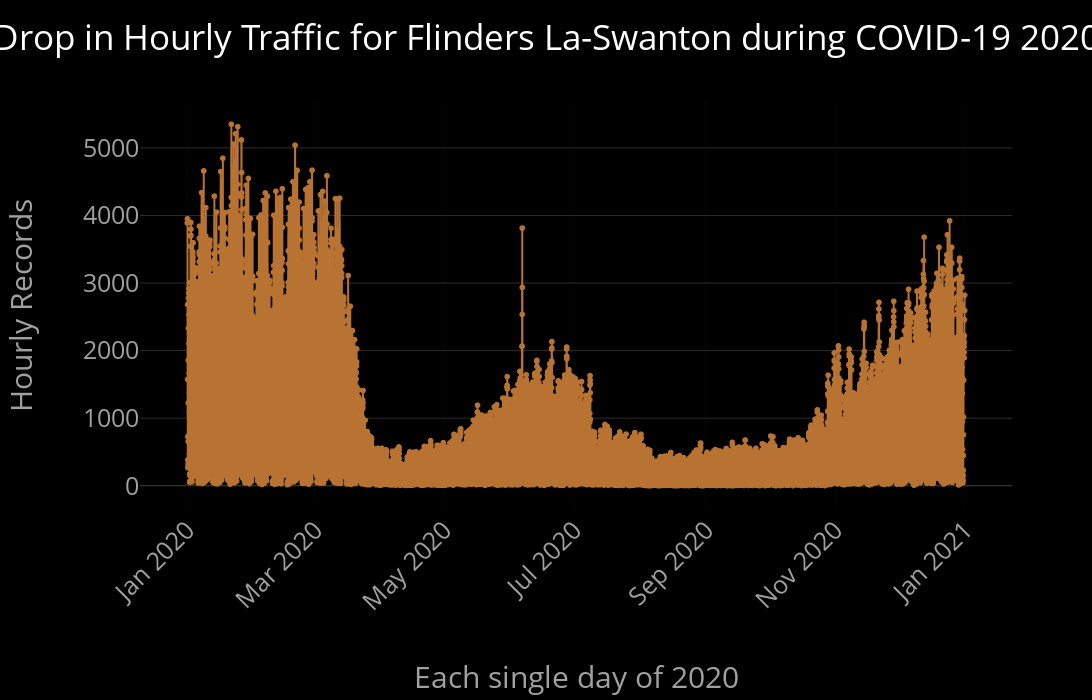

Notebook source saved alongside this figure:
### Code cell
# Plotting a line graph of the new df:
figure = px.line(
    sensors_2020_df,
    y="Hourly_Counts",
    x="Date_Time",
    markers=True,
    height=500,
    width=500,
    title="Drop in Hourly Traffic for Flinders La-Swanton during COVID-19 2020"
)

figure.update_traces(line=dict(color='rgb(184, 115, 51)'))

figure.update_layout(
    xaxis=dict(
        title="Each single day of 2020",
        title_standoff=50,
        automargin=True  # Ensures Plotly adjusts space automatically
    ),
    yaxis=dict(
        title="Hourly Records",
        title_standoff=50,
        automargin=True  # Prevents overlap issues
    ),
    # Extra space for better visibility
    yaxis_showgrid=True,
    yaxis_gridcolor='rgb(45,45,45)'  # Almost Black
)


# Dynamically adjust the width based on the title length
min_width = 1700
title_length_based_width = len(figure.layout.title.text) * 20
figure.update_layout(
    width=max(title_length_based_width, min_width),
    height=700,
    title_font_color="white",
)

figure.show()

### Figure 1 — Plotly figure (JSON) as saved in the notebook; plotly's stock layout.template omitted (floating-point values rounded to 4 significant figures; data arrays with more than 128 entries replaced by an {"elided": "..."} marker saying what was removed)
{"data": [{"hovertemplate": "Date_Time=%{x}<br>Hourly_Counts=%{y}<extra></extra>", "legendgroup": "", "line": {"color": "rgb(184, 115, 51)", "dash": "solid"}, "marker": {"symbol": "circle"}, "mode": "lines+markers", "name": "", "showlegend": false, "type": "scattergl", "x": {"elided": "8784 str values"}, "xaxis": "x", "y": {"elided": "8784 int values"}, "yaxis": "y"}], "layout": {"height": 700, "legend": {"tracegroupgap": 0}, "title": {"font": {"color": "white"}, "text": "Drop in Hourly Traffic for Flinders La-Swanton during COVID-19 2020"}, "width": 1700, "xaxis": {"anchor": "y", "automargin": true, "domain": [0, 1], "title": {"standoff": 50, "text": "Each single day of 2020"}}, "yaxis": {"anchor": "x", "automargin": true, "domain": [0, 1], "gridcolor": "rgb(45,45,45)", "showgrid": true, "title": {"standoff": 50, "text": "Hourly Records"}}}}
